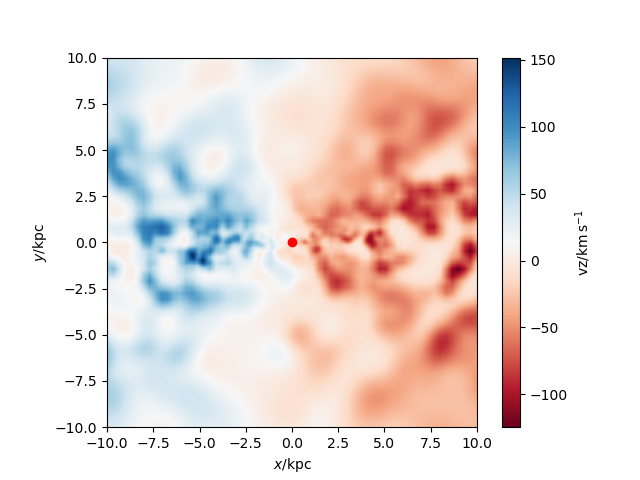

Here is the Python script that generated this plot:
#galaxy 168 GG Gas velocity code
import pynbody
import numpy as np
import pynbody.plot.sph as sph
import matplotlib.pyplot as plt

#loading snapshot
s=pynbody.load('/mnt/data0/jillian/gguaman/r168/cosmo25p.768sg1bwK1BHe75.007779')

#setting to physical units
s.physical_units()

#centering halo
#pynbody.analysis.angmom.faceon(s)
pynbody.analysis.angmom.sideon(s)

#creating star velocity plot
sph.image(s.g,qty="vz",width='20 kpc',cmap="RdBu", log=False, units='km s**-1')

#function to find BH
def findBH(s):
    BHfilter=pynbody.filt.LowPass('tform',0.0)
    BH=s.stars[BHfilter]
    return BH
BH=findBH(s)
print("The number of black holes is:",len(BH))

BHposition = BH['pos']
#print("The black hole's postion is", BHposition)
print("The BHs position is",BH['pos'].in_units('kpc'))

for i in range(len(BH)):
    #putting BH x in column
    BHx=BHposition[[i],0]
   #putting BH y in column
    BHy=BHposition[[i],1]
   #putting BH z in column
    BHz=BHposition[[i],2]
    plt.plot(BHx,BHy, 'ro')
    
plt.show()
plt.savefig("galaxy168_GasVelGG.png")
